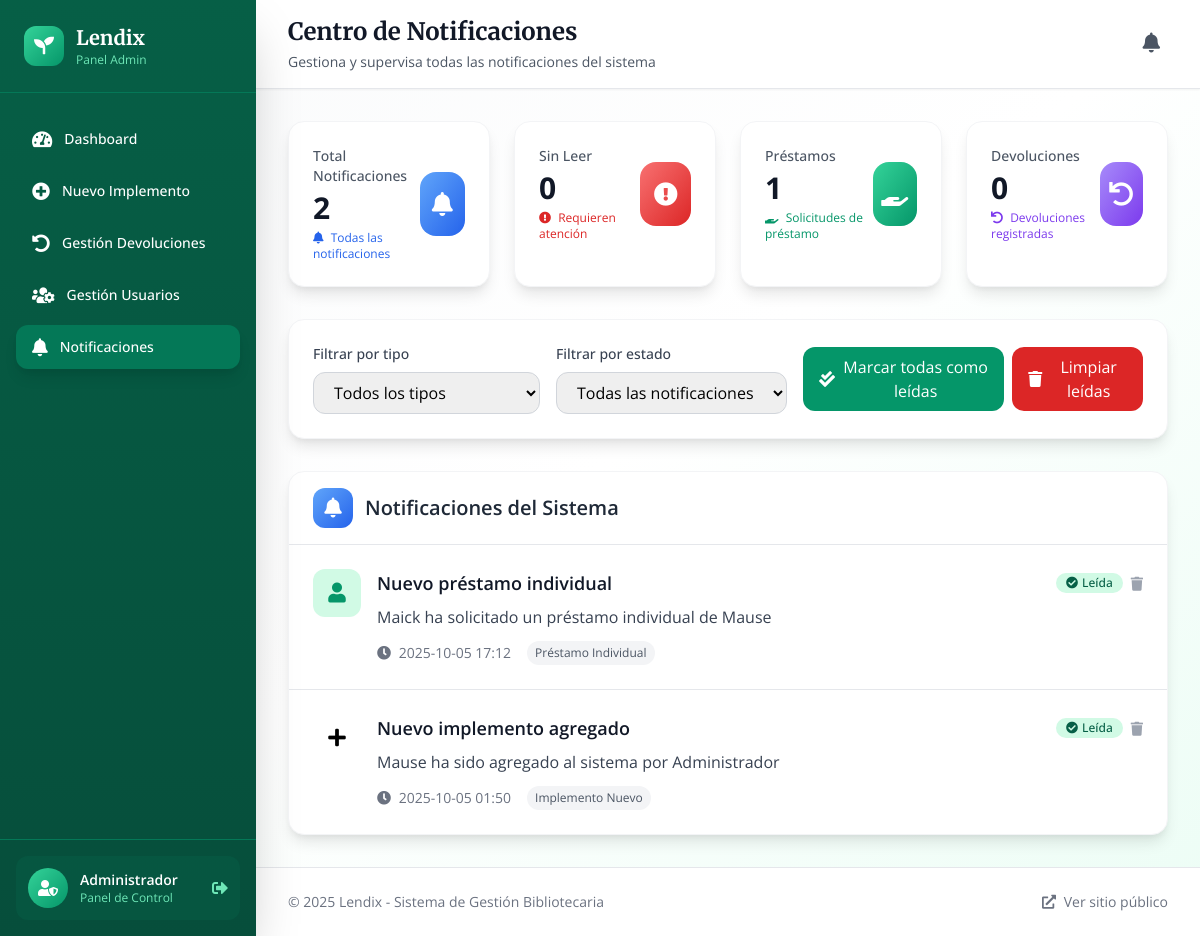
Page /admin/notificaciones (signed in) on the earlier database version.
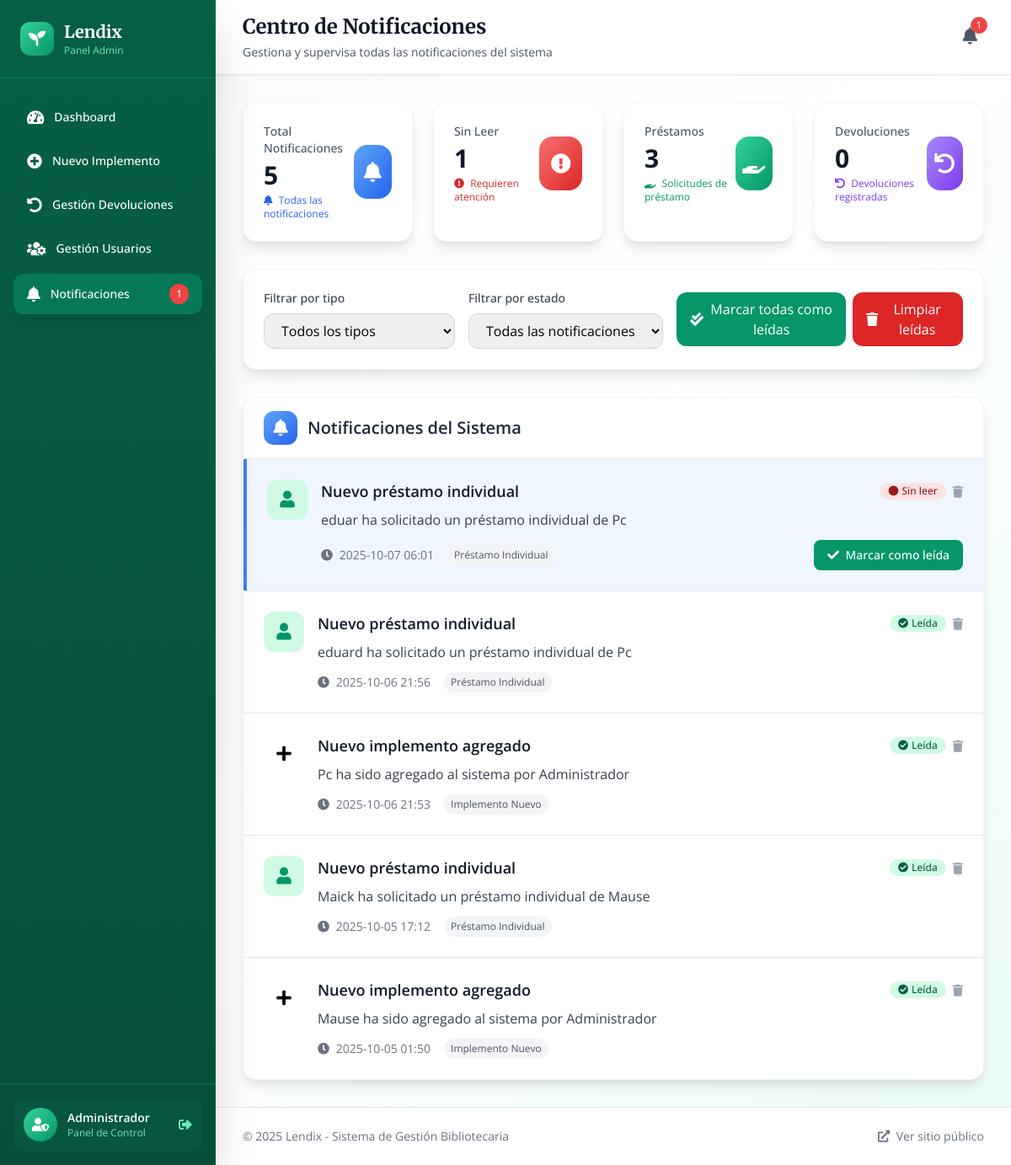
Same page on the later database version.
### tables this page shows
CREATE TABLE notificaciones (
                id INTEGER PRIMARY KEY AUTOINCREMENT,
                tipo TEXT NOT NULL CHECK(tipo IN ('prestamo_individual', 'prestamo_multiple', 'devolucion', 'implemento_nuevo')),
                titulo TEXT NOT NULL,
                mensaje TEXT NOT NULL,
                fk_usuario INTEGER,
                fk_prestamo INTEGER,
                leida BOOLEAN DEFAULT 0,
                fecha_creacion TIMESTAMP DEFAULT CURRENT_TIMESTAMP,
                FOREIGN KEY (fk_usuario) REFERENCES usuarios(id),
                FOREIGN KEY (fk_prestamo) REFERENCES prestamos(id)
            );

### routes/admin.py (the view)
@admin_bp.route('/notificaciones')
@login_required
def notificaciones():
    if not is_admin():
        flash('No tienes permisos para acceder a esta página', 'error')
        return redirect('/')
    conn = get_db_connection()
    try:
        notificaciones = conn.execute('''
            SELECT n.*, u.nombre as usuario_nombre
            FROM notificaciones n
            LEFT JOIN usuarios u ON n.fk_usuario = u.id
            ORDER BY n.fecha_creacion DESC
            LIMIT 50
        ''').fetchall()
        conn.close()
        return render_template('admin/notificaciones.html', notificaciones=notificaciones)
    except Exception as e:
        flash(f'Error al cargar notificaciones: {str(e)}', 'error')
        conn.close()
        return redirect('/admin')

### app.py (called while the page is built)
@app.context_processor
def inject_user():
    return dict(
        current_user={
            'id': session.get('user_id'),
            'nombre': session.get('user_nombre'),
            'email': session.get('user_email'),
            'rol': session.get('rol'),
            'is_authenticated': 'user_id' in session
        }
    )

### routes/admin.py (called while the page is built)
def is_admin():
    return session.get('user_email') == 'Eduard@gmail.com' or session.get('rol') == 'admin'

### routes/login.py (called while the page is built)
def login_required(view):
    from functools import wraps
    @wraps(view)
    def wrapped_view(*args, **kwargs):
        if 'user_id' not in session:
            flash('Por favor, inicie sesión para acceder a esta página', 'error')
            return redirect(url_for('login.login'))
        return view(*args, **kwargs)
    return wrapped_view

### utils/db.py (called while the page is built)
def get_db_connection():
    conn = sqlite3.connect('models/database.db')
    conn.row_factory = sqlite3.Row
    return conn

### templates/admin/notificaciones.html (shortened to what the changed rows need)
{% extends "admin/base_admin.html" %}
{% block page_title %}Centro de Notificaciones{% endblock %}
{% block content %}
<div class="grid grid-cols-1 md:grid-cols-2 lg:grid-cols-4 gap-6 mb-8">
    <div class="card-hover bg-white p-6 rounded-2xl shadow-lg border border-gray-100 animate-fade-in-up">
        <div class="flex items-center justify-between">
            <div>
                <p class="text-sm font-medium text-gray-600 mb-1">Total Notificaciones</p>
                <p class="text-3xl font-bold text-gray-900">{{ notificaciones|length }}</p>
                <p class="text-xs text-blue-600 mt-1">
                    <i class="fas fa-bell mr-1"></i>
                    Todas las notificaciones
                </p>
            </div>
        </div>
    </div>
    <div class="card-hover bg-white p-6 rounded-2xl shadow-lg border border-gray-100 animate-fade-in-up" style="animation-delay: 0.1s">
        <div class="flex items-center justify-between">
            <div>
                <p class="text-sm font-medium text-gray-600 mb-1">Sin Leer</p>
                <p class="text-3xl font-bold text-gray-900">{{ notificaciones|selectattr('leida', 'eq', 0)|list|length }}</p>
                <p class="text-xs text-red-600 mt-1">
                    <i class="fas fa-exclamation-circle mr-1"></i>
                    Requieren atención
                </p>
            </div>
        </div>
    </div>
    <div class="card-hover bg-white p-6 rounded-2xl shadow-lg border border-gray-100 animate-fade-in-up" style="animation-delay: 0.2s">
        <div class="flex items-center justify-between">
            <div>
                <p class="text-sm font-medium text-gray-600 mb-1">Préstamos</p>
                <p class="text-3xl font-bold text-gray-900">{{ notificaciones|selectattr('tipo', 'in', ['prestamo_individual', 'prestamo_multiple'])|list|length }}</p>
                <p class="text-xs text-green-600 mt-1">
                    <i class="fas fa-hand-holding mr-1"></i>
                    Solicitudes de préstamo
                </p>
            </div>
        </div>
    </div>
</div>
<div class="card-hover bg-white rounded-2xl shadow-lg border border-gray-100 overflow-hidden animate-fade-in-up">
    <div class="px-6 py-4 border-b border-gray-200">
        <h2 class="text-xl font-semibold text-gray-800 flex items-center">
            <div class="w-10 h-10 bg-gradient-to-br from-blue-400 to-blue-600 rounded-xl flex items-center justify-center mr-3">
                <i class="fas fa-bell text-white"></i>
            </div>
            Notificaciones del Sistema
        </h2>
    </div>
    <div class="divide-y divide-gray-200">
        {% if notificaciones %}
            {% for notificacion in notificaciones %}
            <div class="p-6 hover:bg-gray-50 transition-colors notification-item {% if notificacion.leida == 0 %}bg-blue-50 border-l-4 border-blue-500{% endif %}"
                 data-tipo="{{ notificacion.tipo }}" data-estado="{% if notificacion.leida == 0 %}sin_leer{% else %}leidas{% endif %}">
                <div class="flex items-start space-x-4">
                    <div class="flex-shrink-0">
                        <div class="w-12 h-12 rounded-xl flex items-center justify-center
                            {% if notificacion.tipo == 'prestamo_individual' %}bg-green-100 text-green-600
                            {% elif notificacion.tipo == 'prestamo_multiple' %}bg-purple-100 text-purple-600
                            {% elif notificacion.tipo == 'devolucion' %}bg-blue-100 text-blue-600
                            {% elif notificacion.tipo == 'implemento_nuevo' %}bg-orange-100 text-orange-600
                            {% elif notificacion.tipo == 'usuario_nuevo' %}bg-yellow-100 text-yellow-600
                            {% else %}bg-gray-100 text-gray-600{% endif %}">
                            {% if notificacion.tipo == 'prestamo_individual' %}
                                <i class="fas fa-user text-xl"></i>
                            {% elif notificacion.tipo == 'prestamo_multiple' %}
                                <i class="fas fa-users text-xl"></i>
                            {% elif notificacion.tipo == 'devolucion' %}
                                <i class="fas fa-undo text-xl"></i>
                            {% elif notificacion.tipo == 'implemento_nuevo' %}
                                <i class="fas fa-plus text-xl"></i>
                            {% elif notificacion.tipo == 'usuario_nuevo' %}
                                <i class="fas fa-user-plus text-xl"></i>
                            {% else %}
                                <i class="fas fa-info-circle text-xl"></i>
                            {% endif %}
                        </div>
                    </div>
                    <div class="flex-1 min-w-0">
                        <div class="flex items-center justify-between mb-2">
                            <h3 class="text-lg font-semibold text-gray-900">{{ notificacion.titulo }}</h3>
                            <div class="flex items-center space-x-2">
                                {% if notificacion.leida == 0 %}
                                    <span class="inline-flex items-center px-2.5 py-0.5 rounded-full text-xs font-medium bg-red-100 text-red-800">
                                        <i class="fas fa-circle mr-1 text-xs"></i>
                                        Sin leer
                                    </span>
                                {% else %}
                                    <span class="inline-flex items-center px-2.5 py-0.5 rounded-full text-xs font-medium bg-green-100 text-green-800">
                                        <i class="fas fa-check-circle mr-1 text-xs"></i>
                                        Leída
                                    </span>
                                {% endif %}
                                <button onclick="eliminarNotificacion('{{ notificacion.id }}')"
                                        class="text-gray-400 hover:text-red-500 transition-colors"
                                        title="Eliminar notificación">
                                    <i class="fas fa-trash text-sm"></i>
                                </button>
                            </div>
                        </div>
                        <p class="text-gray-700 mb-3">{{ notificacion.mensaje }}</p>
                        <div class="flex items-center justify-between">
                            <div class="flex items-center space-x-4 text-sm text-gray-500">
                                <span>
                                    <i class="fas fa-clock mr-1"></i>
                                    {{ notificacion.fecha_creacion[:16] }}
                                </span>
                                <span class="px-2 py-1 bg-gray-100 text-gray-600 rounded-full text-xs">
                                    {% if notificacion.tipo == 'prestamo_individual' %}
                                        Préstamo Individual
                                    {% elif notificacion.tipo == 'prestamo_multiple' %}
                                        Préstamo Múltiple
                                    {% elif notificacion.tipo == 'devolucion' %}
                                        Devolución
                                    {% elif notificacion.tipo == 'implemento_nuevo' %}
                                        Implemento Nuevo
                                    {% elif notificacion.tipo == 'usuario_nuevo' %}
                                        Usuario Nuevo
                                    {% else %}
                                        General
                                    {% endif %}
                                </span>
                            </div>
                            {% if notificacion.leida == 0 %}
                                <button onclick="marcarComoLeida('{{ notificacion.id }}')"
                                        class="px-4 py-2 bg-green-600 text-white rounded-lg hover:bg-green-700 transition-colors text-sm font-medium">
                                    <i class="fas fa-check mr-1"></i>
                                    Marcar como leída
                                </button>
                            {% endif %}
                        </div>
                    </div>
                </div>
            </div>
            {% endfor %}
        {% endif %}
    </div>
</div>
{% endblock %}

Differences in the rows shown:
added notificaciones: titulo "Nuevo préstamo individual", leida False (drawn), mensaje "eduar ha solicitado un préstamo individual de Pc", fecha_creacion "2025-10-07 06:01", shows "Préstamo Individual"
added notificaciones: titulo "Nuevo préstamo individual", leida True (drawn), mensaje "eduard ha solicitado un préstamo individual de Pc", fecha_creacion "2025-10-06 21:56", shows "Préstamo Individual"
added notificaciones: tipo "implemento_nuevo" (drawn), titulo "Nuevo implemento agregado", leida True (drawn), mensaje "Pc ha sido agregado al sistema por Administrador", fecha_creacion "2025-10-06 21:53"
Other differences:
{{ notificaciones_no_leidas }}: (not shown) → "1"
{{ notificaciones|length }}: "2" → "5"
{{ notificaciones|selectattr('leida', 'eq', 0)|list|length }}: "0" → "1"
text no longer shown: "1"
text now shown: "3"
